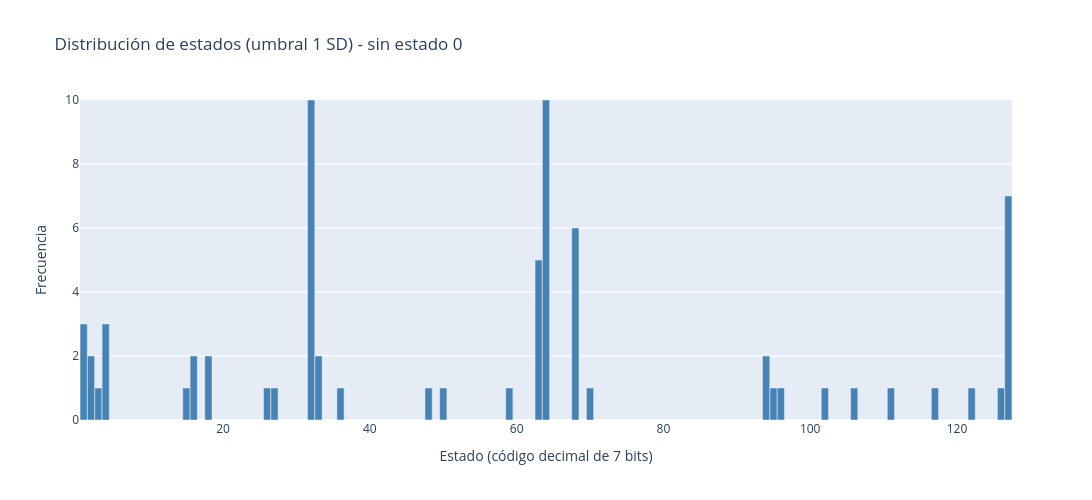

The code cell stored with this chart in its notebook:
### Markdown cell above
## Distribución de estados conjuntos (novedad)

Se calcula la frecuencia de cada uno de los 2^7 = 128 posibles patrones de activación. La distribución no es uniforme: algunos estados aparecen mucho más que otros, lo que indica que la actividad cerebral en reposo no es aleatoria y tiene una estructura preferente. Esto respalda la hipótesis de que existen patrones temporales no estocásticos.

### Code cell
import plotly.graph_objects as go
import numpy as np

# Calcular códigos de estado y frecuencias (suponiendo que binary_states ya existe)
weights = 2**np.arange(6, -1, -1)
state_codes = binary_states @ weights
unique, counts = np.unique(state_codes, return_counts=True)

# Filtrar el estado 0
mask_no_zero = unique != 0
unique_filt = unique[mask_no_zero]
counts_filt = counts[mask_no_zero]

# Máximo para el eje Y
y_max_global = max(counts_filt) if len(counts_filt) > 0 else 1

# Función para el hover text
def state_description(code):
    bits = [(code >> i) & 1 for i in range(6, -1, -1)]
    active_networks = [number_to_name[j] for j, bit in enumerate(bits, start=1) if bit]
    if not active_networks:
        return "Ninguna red activa"
    return " + ".join([f"Red {j} ({name})" for j, name in enumerate(active_networks, start=1)])

# Hover text (sin texto en las barras)
hover_texts = [f"Código: {code}<br>Redes activas: {state_description(code)}<br>Frecuencia: {count}" 
               for code, count in zip(unique_filt, counts_filt)]

# Crear figura SIN texto en las barras
fig = go.Figure(data=go.Bar(
    x=unique_filt,
    y=counts_filt,
    hovertext=hover_texts,
    hoverinfo='text',
    marker_color='steelblue',
    width=0.98          # barras más anchas (ocupan casi todo el espacio disponible)
))

# Ajustes del layout
fig.update_layout(
    title="Distribución de estados (umbral 1 SD) - sin estado 0",
    xaxis_title="Estado (código decimal de 7 bits)",
    yaxis_title="Frecuencia",
    yaxis=dict(range=[0, y_max_global]),
    width=1200,          # figura más ancha
    height=500,
    bargap=0.02          # espacio mínimo entre barras (para que sean más anchas)
)

fig.show()

### Figure 1 — Plotly figure (JSON) as saved in the notebook; plotly's stock layout.template omitted (floating-point values rounded to 4 significant figures)
{"data": [{"hoverinfo": "text", "hovertext": ["Código: 1<br>Redes activas: Red 1 (Default)<br>Frecuencia: 3", "Código: 2<br>Redes activas: Red 1 (Cont)<br>Frecuencia: 2", "Código: 3<br>Redes activas: Red 1 (Cont) + Red 2 (Default)<br>Frecuencia: 1", "Código: 4<br>Redes activas: Red 1 (Limbic)<br>Frecuencia: 3", "Código: 15<br>Redes activas: Red 1 (SalVentAttn) + Red 2 (Limbic) + Red 3 (Cont) + Red 4 (Default)<br>Frecuencia: 1", "Código: 16<br>Redes activas: Red 1 (DorsAttn)<br>Frecuencia: 2", "Código: 18<br>Redes activas: Red 1 (DorsAttn) + Red 2 (Cont)<br>Frecuencia: 2", "Código: 26<br>Redes activas: Red 1 (DorsAttn) + Red 2 (SalVentAttn) + Red 3 (Cont)<br>Frecuencia: 1", "Código: 27<br>Redes activas: Red 1 (DorsAttn) + Red 2 (SalVentAttn) + Red 3 (Cont) + Red 4 (Default)<br>Frecuencia: 1", "Código: 32<br>Redes activas: Red 1 (SomMot)<br>Frecuencia: 10", "Código: 33<br>Redes activas: Red 1 (SomMot) + Red 2 (Default)<br>Frecuencia: 2", "Código: 36<br>Redes activas: Red 1 (SomMot) + Red 2 (Limbic)<br>Frecuencia: 1", "Código: 48<br>Redes activas: Red 1 (SomMot) + Red 2 (DorsAttn)<br>Frecuencia: 1", "Código: 50<br>Redes activas: Red 1 (SomMot) + Red 2 (DorsAttn) + Red 3 (Cont)<br>Frecuencia: 1", "Código: 59<br>Redes activas: Red 1 (SomMot) + Red 2 (DorsAttn) + Red 3 (SalVentAttn) + Red 4 (Cont) + Red 5 (Default)<br>Frecuencia: 1", "Código: 63<br>Redes activas: Red 1 (SomMot) + Red 2 (DorsAttn) + Red 3 (SalVentAttn) + Red 4 (Limbic) + Red 5 (Cont) + Red 6 (Default)<br>Frecuencia: 5", "Código: 64<br>Redes activas: Red 1 (Vis)<br>Frecuencia: 10", "Código: 68<br>Redes activas: Red 1 (Vis) + Red 2 (Limbic)<br>Frecuencia: 6", "Código: 70<br>Redes activas: Red 1 (Vis) + Red 2 (Limbic) + Red 3 (Cont)<br>Frecuencia: 1", "Código: 94<br>Redes activas: Red 1 (Vis) + Red 2 (DorsAttn) + Red 3 (SalVentAttn) + Red 4 (Limbic) + Red 5 (Cont)<br>Frecuencia: 2", "Código: 95<br>Redes activas: Red 1 (Vis) + Red 2 (DorsAttn) + Red 3 (SalVentAttn) + Red 4 (Limbic) + Red 5 (Cont) + Red 6 (Default)<br>Frecuencia: 1", "Código: 96<br>Redes activas: Red 1 (Vis) + Red 2 (SomMot)<br>Frecuencia: 1", "Código: 102<br>Redes activas: Red 1 (Vis) + Red 2 (SomMot) + Red 3 (Limbic) + Red 4 (Cont)<br>Frecuencia: 1", "Código: 106<br>Redes activas: Red 1 (Vis) + Red 2 (SomMot) + Red 3 (SalVentAttn) + Red 4 (Cont)<br>Frecuencia: 1", "Código: 111<br>Redes activas: Red 1 (Vis) + Red 2 (SomMot) + Red 3 (SalVentAttn) + Red 4 (Limbic) + Red 5 (Cont) + Red 6 (Default)<br>Frecuencia: 1", "Código: 117<br>Redes activas: Red 1 (Vis) + Red 2 (SomMot) + Red 3 (DorsAttn) + Red 4 (Limbic) + Red 5 (Default)<br>Frecuencia: 1", "Código: 122<br>Redes activas: Red 1 (Vis) + Red 2 (SomMot) + Red 3 (DorsAttn) + Red 4 (SalVentAttn) + Red 5 (Cont)<br>Frecuencia: 1", "Código: 126<br>Redes activas: Red 1 (Vis) + Red 2 (SomMot) + Red 3 (DorsAttn) + Red 4 (SalVentAttn) + Red 5 (Limbic) + Red 6 (Cont)<br>Frecuencia: 1", "Código: 127<br>Redes activas: Red 1 (Vis) + Red 2 (SomMot) + Red 3 (DorsAttn) + Red 4 (SalVentAttn) + Red 5 (Limbic) + Red 6 (Cont) + Red 7 (Default)<br>Frecuencia: 7"], "marker": {"color": "steelblue"}, "type": "bar", "width": 0.98, "x": [1, 2, 3, 4, 15, 16, 18, 26, 27, 32, 33, 36, 48, 50, 59, 63, 64, 68, 70, 94, 95, 96, 102, 106, 111, 117, 122, 126, 127], "y": [3, 2, 1, 3, 1, 2, 2, 1, 1, 10, 2, 1, 1, 1, 1, 5, 10, 6, 1, 2, 1, 1, 1, 1, 1, 1, 1, 1, 7]}], "layout": {"bargap": 0.02, "height": 500, "title": {"text": "Distribución de estados (umbral 1 SD) - sin estado 0"}, "width": 1200, "xaxis": {"title": {"text": "Estado (código decimal de 7 bits)"}}, "yaxis": {"range": [0, 10], "title": {"text": "Frecuencia"}}}}
